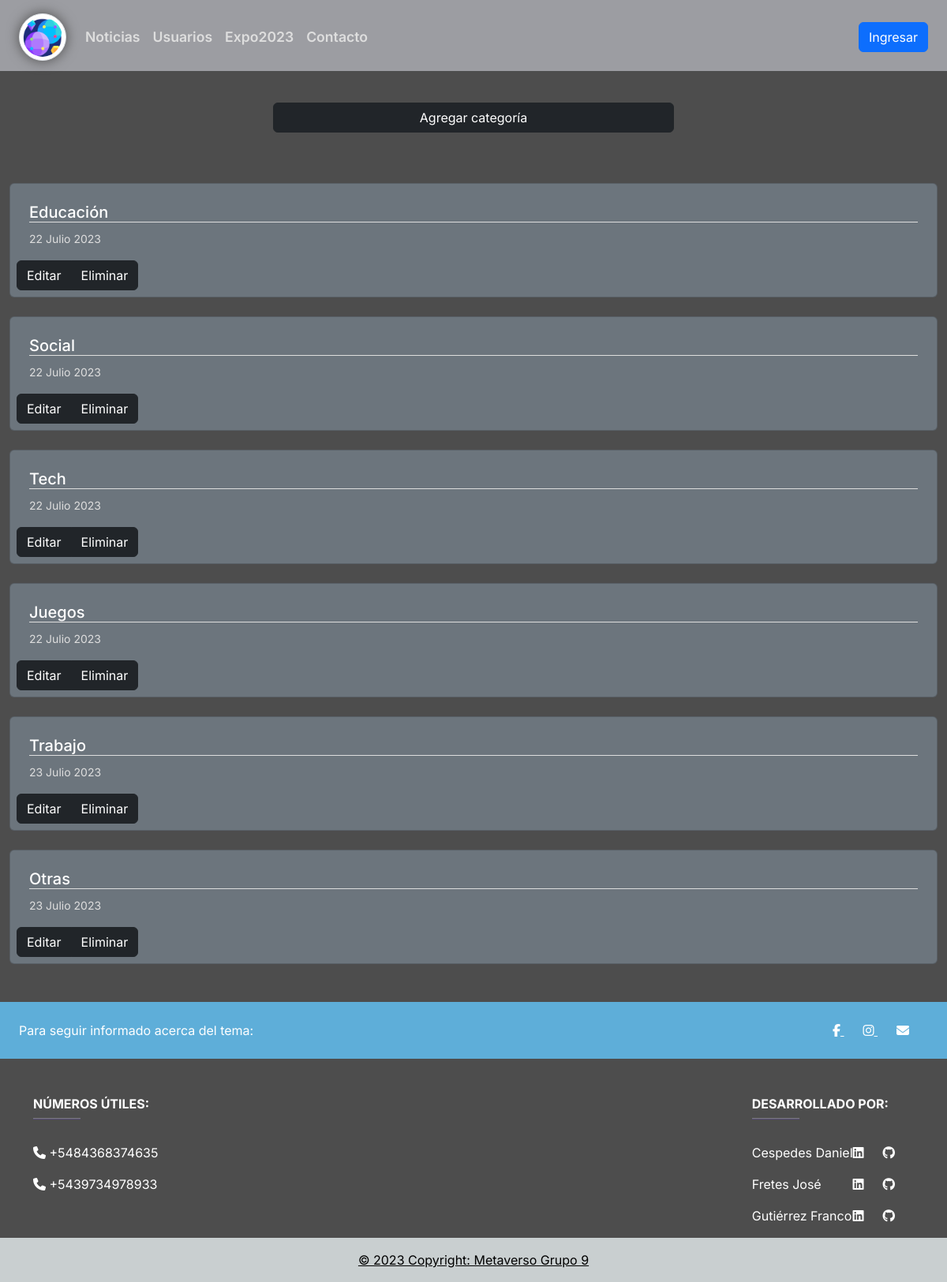
Page /administrar_categorias/ on the committed database.
### apps/blog/models.py (models this page shows, shortened)
class Categoria(models.Model):
    id = models.AutoField(primary_key=True)
    nombre = models.CharField(max_length=40, blank=False, null=False)
    activado = models.BooleanField(default=True)
    fecha_creacion = models.DateField(auto_now_add=True)
    class Meta:
        verbose_name_plural = 'Categorias'

### apps/blog/views.py (the view)
# urls.py: path('administrar_categorias/', views.administrarCategorias, name='administrar_categorias'),
def administrarCategorias(request):
    categorias= Categoria.objects.all()
    context={'categorias':categorias}
    return render(request, 'categoria/administrar_categorias.html', context)

### templates/categoria/administrar_categorias.html (shortened to what this page needs)
{% extends 'base.html' %}
{% load static %}
{% block content %}
<div class="d-grid gap-2 col-6 mx-auto jumbotron">
    <a href="{% url 'blog:agregar_categoria'%}" class="btn btn-dark" type="button">Agregar categoría</a>
</div>
{% if categorias %}
  {% for categoria in categorias %}
    <div class="card text-bg-secondary mb-3" >
        <div class="row g-0">
            <div class="col">
                <div class="card-body">
                    <h5 class="card-title">{{categoria.nombre}}</h5>
                    <p class="card-text"><small class="text-muted-custom">{{categoria.fecha_creacion}}</small></p>
                </div>
            </div>
        </div>
        <div class="row g-0">
            <div class='col'>
                <div class="btn-group" role="group" aria-label="Basic outlined example">
                    <a type="button" class="btn btn-dark" href="{% url 'blog:actualizar_categoria' categoria.id %}">Editar</a>
                    <a type="button" class="btn btn-dark" href="{% url 'blog:eliminar_categoria' categoria.id %}">Eliminar</a>
                </div>
              </div>
        </div>
    </div>
  {% endfor %}
{% else %}
  <h1>No hay categorias creadas</h1>
{% endif %}
{% endblock content %}

### static/styles/style.css (style rules this page uses)
:root { --bg-navbar:#9C9DA2; --bg-page:#4D4D4D; --bg-card:#656565; --bg-input:#9C9DA2; --border-button:#4b4b4b; --bg-button:#4c4c4d; --font-color:#dedede; --font-color-hover:#2b2b2b; --font-color-active:#3a3939; --boton-twitter:#00ACEE; --color-notificacion:#0d0d0d; --bg-evento: rgb(43, 182, 232); --bg-evento-gradiente: linear-gradient(90deg, rgb(83, 214, 240) 0%, rgb(97, 216, 216) 100%); --acento-footer:#5eaed9; --bg-base-footer:#c9cfd0; }
html { height: 100%; }
body { background: var(--bg-page); font-family: 'Inter', sans-serif; color:var(--font-color); min-height: 100vh; }
.card { background-color: var(--bg-card); margin: 24px auto; padding: 8px; border-radius: 0.375rem; }
.jumbotron { padding: 40px; }
.text-muted-custom { --bs-text-opacity: 1; color:var(--font-color); }
.card-title { border-bottom: 1px var(--font-color) solid; }

### rows in the picture
Categoria: nombre "Educación", fecha_creacion "22 Julio 2023"
Categoria: nombre "Social", fecha_creacion "22 Julio 2023"
Categoria: nombre "Tech", fecha_creacion "22 Julio 2023"
Categoria: nombre "Juegos", fecha_creacion "22 Julio 2023"
Categoria: nombre "Trabajo", fecha_creacion "23 Julio 2023"
Categoria: nombre "Otras", fecha_creacion "23 Julio 2023"
